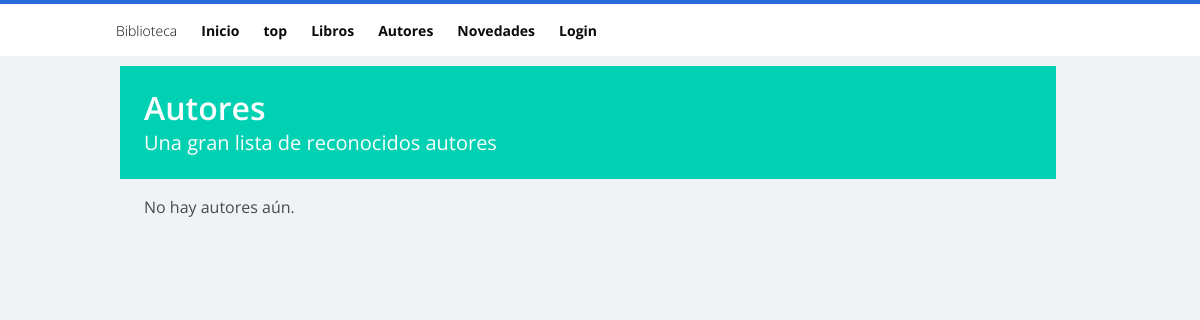
The app's page /catalog/authors/, older data.
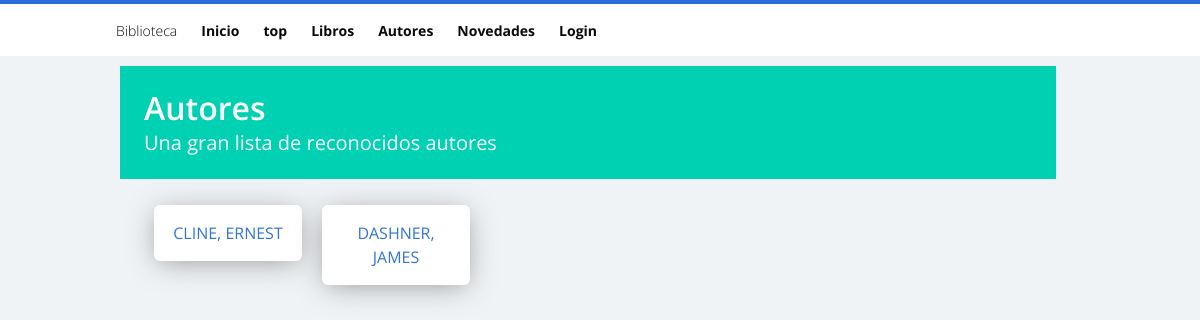
The same page, newer data.
### catalog/models.py (models this page shows)
class Author(models.Model):
    first_name = models.CharField(max_length=100)
    last_name = models.CharField(max_length=100)
    date_of_birth = models.DateField(null=True, blank=True)
    date_of_death = models.DateField('died', null=True, blank=True)
    class Meta:
        ordering = ["last_name","first_name"]
    def get_absolute_url(self):
        return reverse('author-detail', args=[str(self.id)])
    def __str__(self):
        return '{0}, {1}'.format(self.last_name,self.first_name)

### catalog/views.py (the view)
# urls.py: path('authors/', views.AuthorListView.as_view(), name='authors'),
class AuthorListView(generic.ListView):
    model = Author
    paginate_by = 10

### catalog/templates/catalog/author_list.html (shortened to what this page needs)
{% extends "base_generic.html" %}
{% block content %}
<section class="hero welcome is-small is-primary">
      <div class="hero-body">
        <div class="container">
            <h1 class="title">Autores</h1>
            <h2 class="subtitle">Una gran lista de reconocidos autores</h2>
        </div>
    </div>
</section>
<section class="section cont-normal column is-12">
{% if author_list %}
  {% for author in author_list %}
  <div class="card column mrg-p is-2 n-card">
  	<div class="card-content">
            <div class="media-content center">
      		<p><a href="{{ author.get_absolute_url }}">
      		{{ author }}
      		</a></p>
  		</div>
  	</div>
  </div>
  {% endfor %}
{% else %}
  <p>No hay autores aún.</p>
{% endif %}
 </section>
{% endblock %}

### catalog/templates/base_generic.html (shortened to what this page needs)
<!DOCTYPE html>
<html>
<head>
  <link rel="stylesheet" href="https://maxcdn.bootstrapcdn.com/font-awesome/4.7.0/css/font-awesome.min.css">
  <link rel="stylesheet" href="/static/css/bulma.css" />
  <link rel="stylesheet" type="text/css" href="/static/css/style.css">
  {% load static %}
  <link rel="stylesheet" href="{% static 'css/styles.css' %}">
</head>
<body>
    <nav class="navbar is-white">
        <div class="container">
            <div class="navbar-brand">
                <a class="navbar-item brand-text" href="../">
          Biblioteca
        </a>
            </div>
            <div id="navMenu" class="navbar-menu">
                <div class="navbar-start">
                    <a class="navbar-item" href="{% url 'index' %}">
                      Inicio
                    </a>
                    <a class="navbar-item" href="">
                      top
                    </a>
                    <a class="navbar-item" href="{% url 'books' %}">
                      Libros
                    </a>
                    <a class="navbar-item" href="{% url 'authors' %}">
                      Autores
                    </a>
                    <a class="navbar-item" href="novedades.html">
                      Novedades
                    </a>
                    {% if user.is_authenticated %}
                    <a class="navbar-item">Cuenta: {{ user.get_username }}</a>
                    <a class="navbar-item" href="{% url 'my-borrowed' %}">Mis Prestamos</a>
                    <a class="navbar-item" href="{% url 'logout'%}?next={{request.path}}">Cerrar sesión</a>
                    {% else %}
                      <a class="navbar-item" href="{% url 'login'%}?next={{request.path}}">Login</a>
                    {% endif %}
                </div>
            </div>
        </div>
    </nav>
    <div class="container">
        <div class="columns">
          <div class="column is-12">
            {% block content %}{% endblock %}
          </div>
        </div>
    </div>
</body>
</html>

### catalog/static/css/style.css (style rules this page uses)
html, body { font-family: 'Open Sans', serif; font-size: 16px; line-height: 1.5; height: 100%; background: #f0f3f5; }
nav.navbar { border-top: 4px solid #276cda; margin-bottom: 0rem; }
.navbar-item.brand-text { font-weight: 300; }
.navbar-item, .navbar-link { font-size: 14px; font-weight: 700; }
.columns { width: 100%; height: 100%; }
.hero.welcome .title, .hero.welcome .subtitle { color: hsl(192, 17%, 99%); }
.n-card { float: left; }
.mrg-p { padding: 0px !important; }
.center { text-align: center !important; }
.cont-normal { width: 100%; margin: auto; }

### catalog/templates/catalog/author_list.html (style rules this page uses)
.hero { margin:10px auto 0px auto !important; }

Row changes from the older to the newer data that the page shows:
added Author: last_name+first_name "CLINE, ERNEST"
added Author: last_name+first_name "DASHNER, JAMES"
Text that changed along with them:
text no longer shown: "No hay autores aún."
